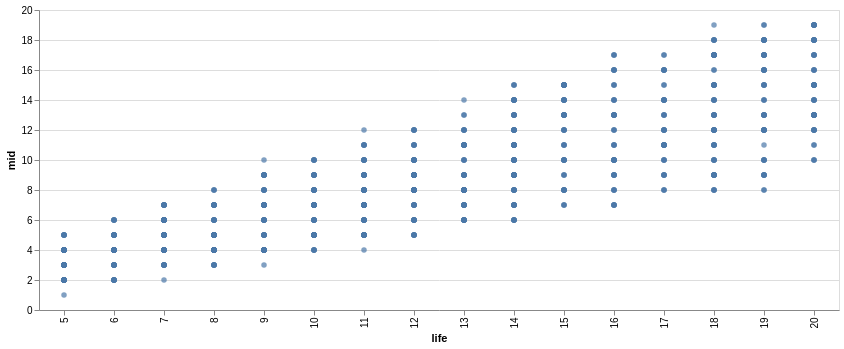

Notebook cell for this chart:
### Code cell
import altair as alt

brush = alt.selection_interval()
alt.Chart(df_historical).mark_point(filled=True).encode(
    x='life:O',
    y='mid:Q'
).properties(
    width=800,
    height=300
)

### Figure 1 — Vega-Lite specification as saved in the notebook (floating-point values rounded to 4 significant figures; data arrays with more than 128 entries replaced by an {"elided": "..."} marker saying what was removed)
{"config": {"view": {"continuousWidth": 300, "continuousHeight": 300}}, "data": {"name": "data-9574a3f8202696e0cdc7de715386d3b9"}, "mark": {"type": "point", "filled": true}, "encoding": {"x": {"field": "life", "type": "ordinal"}, "y": {"field": "mid", "type": "quantitative"}}, "height": 300, "width": 800, "$schema": "https://vega.github.io/schema/vega-lite/v6.4.1.json", "datasets": {"data-9574a3f8202696e0cdc7de715386d3b9": {"elided": "1000 records"}}}
